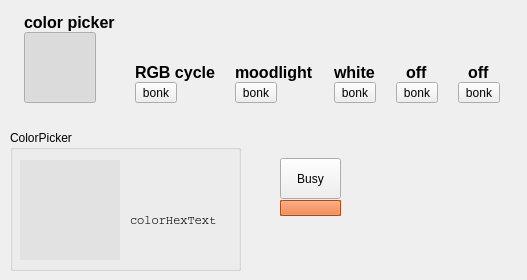
    <widget class="QWidget" name="tools">
     <attribute name="icon">
      <iconset resource="myresources.qrc">
       <normaloff>:/images/settings-gears-big.png</normaloff>:/images/settings-gears-big.png</iconset>
     </attribute>
     <attribute name="title">
      <string>Tools</string>
     </attribute>
     <widget class="QWidget" name="layoutWidget">
      <property name="geometry">
       <rect>
        <x>10</x>
        <y>10</y>
        <width>508</width>
        <height>93</height>
       </rect>
      </property>
      <layout class="QHBoxLayout" name="horizontalLayout">
       <item>
        <layout class="QVBoxLayout" name="verticalLayout_10">
         <property name="spacing">
          <number>0</number>
         </property>
         <property name="sizeConstraint">
          <enum>QLayout::SetNoConstraint</enum>
         </property>
         <item>
          <widget class="QLabel" name="label_30">
           <property name="font">
            <font>
             <family>Helvetica Neue</family>
             <pointsize>12</pointsize>
             <weight>75</weight>
             <bold>true</bold>
            </font>
           </property>
           <property name="text">
            <string>color picker</string>
           </property>
           <property name="alignment">
            <set>Qt::AlignBottom|Qt::AlignLeading|Qt::AlignLeft</set>
           </property>
          </widget>
         </item>
         <item>
          <widget class="QToolButton" name="buttonColorWheel">
           <property name="autoFillBackground">
            <bool>true</bool>
           </property>
           <property name="text">
            <string/>
           </property>
           <property name="icon">
            <iconset resource="myresources.qrc">
             <normaloff>:/images/gradient-circle.png</normaloff>:/images/gradient-circle.png</iconset>
           </property>
           <property name="iconSize">
            <size>
             <width>64</width>
             <height>64</height>
            </size>
           </property>
           <property name="checkable">
            <bool>true</bool>
           </property>
           <property name="checked">
            <bool>true</bool>
           </property>
           <property name="autoExclusive">
            <bool>true</bool>
           </property>
          </widget>
         </item>
        </layout>
       </item>
       <item>
        <layout class="QVBoxLayout" name="verticalLayout_11">
         <property name="spacing">
          <number>0</number>
         </property>
         <item alignment="Qt::AlignHCenter|Qt::AlignBottom">
          <widget class="QLabel" name="label_29">
           <property name="font">
            <font>
             <family>Helvetica Neue</family>
             <pointsize>12</pointsize>
             <weight>75</weight>
             <bold>true</bold>
            </font>
           </property>
           <property name="text">
            <string>RGB cycle</string>
           </property>
          </widget>
         </item>
         <item>
          <widget class="QToolButton" name="buttonRGBcycle">
           <property name="autoFillBackground">
            <bool>true</bool>
           </property>
           <property name="text">
            <string>bonk</string>
           </property>
           <property name="icon">
            <iconset resource="myresources.qrc">
             <normaloff>:/images/demo-rgb.png</normaloff>:/images/demo-rgb.png</iconset>
           </property>
           <property name="iconSize">
            <size>
             <width>64</width>
             <height>64</height>
            </size>
           </property>
           <property name="checkable">
            <bool>true</bool>
           </property>
           <property name="autoExclusive">
            <bool>true</bool>
           </property>
          </widget>
         </item>
        </layout>
       </item>
       <item>
        <layout class="QVBoxLayout" name="verticalLayout_12">
         <property name="spacing">
          <number>0</number>
         </property>
         <item alignment="Qt::AlignHCenter|Qt::AlignBottom">
          <widget class="QLabel" name="label_31">
           <property name="font">
            <font>
             <family>Helvetica Neue</family>
             <pointsize>12</pointsize>
             <weight>75</weight>
             <bold>true</bold>
            </font>
           </property>
           <property name="text">
            <string>moodlight</string>
           </property>
          </widget>
         </item>
         <item>
          <widget class="QToolButton" name="buttonMoodlight">
           <property name="autoFillBackground">
            <bool>true</bool>
           </property>
           <property name="text">
            <string>bonk</string>
           </property>
           <property name="icon">
            <iconset resource="myresources.qrc">
             <normaloff>:/images/demo-mood.png</normaloff>:/images/demo-mood.png</iconset>
           </property>
           <property name="iconSize">
            <size>
             <width>64</width>
             <height>64</height>
            </size>
           </property>
           <property name="checkable">
            <bool>true</bool>
           </property>
           <property name="autoExclusive">
            <bool>true</bool>
           </property>
          </widget>
         </item>
        </layout>
       </item>
       <item>
        <layout class="QVBoxLayout" name="verticalLayout_14">
         <property name="spacing">
          <number>0</number>
         </property>
         <item alignment="Qt::AlignHCenter|Qt::AlignBottom">
          <widget class="QLabel" name="label_33">
           <property name="font">
            <font>
             <family>Helvetica Neue</family>
             <pointsize>12</pointsize>
             <weight>75</weight>
             <bold>true</bold>
            </font>
           </property>
           <property name="text">
            <string>white</string>
           </property>
          </widget>
         </item>
         <item>
          <widget class="QToolButton" name="buttonWhite">
           <property name="autoFillBackground">
            <bool>true</bool>
           </property>
           <property name="text">
            <string>bonk</string>
           </property>
           <property name="icon">
            <iconset resource="myresources.qrc">
             <normaloff>:/images/demo-light-off.png</normaloff>:/images/demo-light-off.png</iconset>
           </property>
           <property name="iconSize">
            <size>
             <width>64</width>
             <height>64</height>
            </size>
           </property>
           <property name="checkable">
            <bool>true</bool>
           </property>
           <property name="autoExclusive">
            <bool>true</bool>
           </property>
          </widget>
         </item>
        </layout>
       </item>
       <item>
        <layout class="QVBoxLayout" name="verticalLayout_20">
         <property name="spacing">
          <number>0</number>
         </property>
         <item alignment="Qt::AlignHCenter|Qt::AlignBottom">
          <widget class="QLabel" name="label_39">
           <property name="font">
            <font>
             <family>Helvetica Neue</family>
             <pointsize>12</pointsize>
             <weight>75</weight>
             <bold>true</bold>
            </font>
           </property>
           <property name="text">
            <string>off</string>
           </property>
          </widget>
         </item>
         <item>
          <widget class="QToolButton" name="buttonOff">
           <property name="autoFillBackground">
            <bool>true</bool>
           </property>
           <property name="text">
            <string>bonk</string>
           </property>
           <property name="icon">
            <iconset resource="myresources.qrc">
             <normaloff>:/images/demo-light-off.png</normaloff>:/images/demo-light-off.png</iconset>
           </property>
           <property name="iconSize">
            <size>
             <width>64</width>
             <height>64</height>
            </size>
           </property>
           <property name="checkable">
            <bool>true</bool>
           </property>
           <property name="autoExclusive">
            <bool>true</bool>
           </property>
          </widget>
         </item>
        </layout>
       </item>
       <item>
        <layout class="QVBoxLayout" name="verticalLayout_21">
         <property name="spacing">
          <number>0</number>
         </property>
         <item alignment="Qt::AlignHCenter|Qt::AlignBottom">
          <widget class="QLabel" name="label_42">
           <property name="font">
            <font>
             <family>Helvetica Neue</family>
             <pointsize>12</pointsize>
             <weight>75</weight>
             <bold>true</bold>
            </font>
           </property>
           <property name="text">
            <string>off</string>
           </property>
          </widget>
         </item>
         <item>
          <widget class="QToolButton" name="buttonOff_2">
           <property name="autoFillBackground">
            <bool>true</bool>
           </property>
           <property name="text">
            <string>bonk</string>
           </property>
           <property name="icon">
            <iconset resource="myresources.qrc">
             <normaloff>:/images/demo-light-off.png</normaloff>:/images/demo-light-off.png</iconset>
           </property>
           <property name="iconSize">
            <size>
             <width>64</width>
             <height>64</height>
            </size>
           </property>
           <property name="checkable">
            <bool>true</bool>
           </property>
           <property name="autoExclusive">
            <bool>true</bool>
           </property>
          </widget>
         </item>
        </layout>
       </item>
      </layout>
     </widget>
     <widget class="QGroupBox" name="groupBox_2">
      <property name="geometry">
       <rect>
        <x>10</x>
        <y>130</y>
        <width>231</width>
        <height>141</height>
       </rect>
      </property>
      <property name="title">
       <string>ColorPicker</string>
      </property>
      <widget class="Color_Wheel" name="colorwheel" native="true">
       <property name="geometry">
        <rect>
         <x>10</x>
         <y>30</y>
         <width>100</width>
         <height>100</height>
        </rect>
       </property>
       <property name="minimumSize">
        <size>
         <width>100</width>
         <height>100</height>
        </size>
       </property>
       <property name="autoFillBackground">
        <bool>false</bool>
       </property>
       <property name="styleSheet">
        <string notr="true">background: rgb(226, 226, 226);</string>
       </property>
      </widget>
      <widget class="Color_Preview" name="colorpreview" native="true">
       <property name="geometry">
        <rect>
         <x>120</x>
         <y>30</y>
         <width>98</width>
         <height>40</height>
        </rect>
       </property>
       <property name="sizePolicy">
        <sizepolicy hsizetype="Preferred" vsizetype="Fixed">
         <horstretch>0</horstretch>
         <verstretch>0</verstretch>
        </sizepolicy>
       </property>
       <property name="minimumSize">
        <size>
         <width>0</width>
         <height>40</height>
        </size>
       </property>
      </widget>
      <widget class="QLabel" name="colorHexText">
       <property name="geometry">
        <rect>
         <x>120</x>
         <y>80</y>
         <width>101</width>
         <height>20</height>
        </rect>
       </property>
       <property name="font">
        <font>
         <family>Courier</family>
        </font>
       </property>
       <property name="text">
        <string>colorHexText</string>
       </property>
      </widget>
     </widget>
     <widget class="QToolButton" name="buttonBusy">
      <property name="geometry">
       <rect>
        <x>280</x>
        <y>158</y>
        <width>61</width>
        <height>41</height>
       </rect>
      </property>
      <property name="text">
       <string>Busy</string>
      </property>
      <property name="checkable">
       <bool>true</bool>
      </property>
      <property name="autoExclusive">
       <bool>true</bool>
      </property>
     </widget>
     <widget class="QToolButton" name="buttonBusyColorSpot">
      <property name="geometry">
       <rect>
        <x>280</x>
        <y>200</y>
        <width>61</width>
        <height>16</height>
       </rect>
      </property>
      <property name="palette">
       <palette>
        <active>
         <colorrole role="WindowText">
          <brush brushstyle="SolidPattern">
           <color alpha="255">
            <red>0</red>
            <green>0</green>
            <blue>0</blue>
           </color>
          </brush>
         </colorrole>
         <colorrole role="Button">
          <brush brushstyle="SolidPattern">
           <color alpha="255">
            <red>232</red>
            <green>105</green>
            <blue>38</blue>
           </color>
          </brush>
         </colorrole>
         <colorrole role="Light">
          <brush brushstyle="SolidPattern">
           <color alpha="255">
            <red>255</red>
            <green>176</green>
            <blue>135</blue>
           </color>
          </brush>
         </colorrole>
         <colorrole role="Midlight">
          <brush brushstyle="SolidPattern">
           <color alpha="255">
            <red>243</red>
            <green>140</green>
            <blue>86</blue>
           </color>
          </brush>
         </colorrole>
         <colorrole role="Dark">
          <brush brushstyle="SolidPattern">
           <color alpha="255">
            <red>116</red>
            <green>52</green>
            <blue>19</blue>
           </color>
          </brush>
         </colorrole>
         <colorrole role="Mid">
          <brush brushstyle="SolidPattern">
           <color alpha="255">
            <red>155</red>
            <green>70</green>
            <blue>25</blue>
           </color>
          </brush>
         </colorrole>
         <colorrole role="Text">
          <brush brushstyle="SolidPattern">
           <color alpha="255">
            <red>0</red>
            <green>0</green>
            <blue>0</blue>
           </color>
          </brush>
         </colorrole>
         <colorrole role="BrightText">
          <brush brushstyle="SolidPattern">
           <color alpha="255">
            <red>255</red>
            <green>255</green>
            <blue>255</blue>
           </color>
          </brush>
         </colorrole>
         <colorrole role="ButtonText">
          <brush brushstyle="SolidPattern">
           <color alpha="255">
            <red>0</red>
            <green>0</green>
            <blue>0</blue>
           </color>
          </brush>
         </colorrole>
         <colorrole role="Base">
          <brush brushstyle="SolidPattern">
           <color alpha="255">
            <red>255</red>
            <green>255</green>
            <blue>255</blue>
           </color>
          </brush>
         </colorrole>
         <colorrole role="Window">
          <brush brushstyle="SolidPattern">
           <color alpha="255">
            <red>232</red>
            <green>105</green>
            <blue>38</blue>
           </color>
          </brush>
         </colorrole>
         <colorrole role="Shadow">
          <brush brushstyle="SolidPattern">
           <color alpha="255">
            <red>0</red>
            <green>0</green>
            <blue>0</blue>
           </color>
          </brush>
         </colorrole>
         <colorrole role="AlternateBase">
          <brush brushstyle="SolidPattern">
           <color alpha="255">
            <red>243</red>
            <green>180</green>
            <blue>146</blue>
           </color>
          </brush>
         </colorrole>
         <colorrole role="ToolTipBase">
          <brush brushstyle="SolidPattern">
           <color alpha="255">
            <red>255</red>
            <green>255</green>
            <blue>220</blue>
           </color>
          </brush>
         </colorrole>
         <colorrole role="ToolTipText">
          <brush brushstyle="SolidPattern">
           <color alpha="255">
            <red>0</red>
            <green>0</green>
            <blue>0</blue>
           </color>
          </brush>
         </colorrole>
        </active>
        <inactive>
         <colorrole role="WindowText">
          <brush brushstyle="SolidPattern">
           <color alpha="255">
            <red>0</red>
            <green>0</green>
            <blue>0</blue>
           </color>
          </brush>
         </colorrole>
         <colorrole role="Button">
          <brush brushstyle="SolidPattern">
           <color alpha="255">
            <red>232</red>
            <green>105</green>
            <blue>38</blue>
           </color>
          </brush>
         </colorrole>
         <colorrole role="Light">
          <brush brushstyle="SolidPattern">
           <color alpha="255">
            <red>255</red>
            <green>176</green>
            <blue>135</blue>
           </color>
          </brush>
         </colorrole>
         <colorrole role="Midlight">
          <brush brushstyle="SolidPattern">
           <color alpha="255">
            <red>243</red>
            <green>140</green>
            <blue>86</blue>
           </color>
          </brush>
         </colorrole>
         <colorrole role="Dark">
          <brush brushstyle="SolidPattern">
           <color alpha="255">
            <red>116</red>
            <green>52</green>
            <blue>19</blue>
           </color>
          </brush>
         </colorrole>
         <colorrole role="Mid">
          <brush brushstyle="SolidPattern">
           <color alpha="255">
            <red>155</red>
            <green>70</green>
            <blue>25</blue>
           </color>
          </brush>
         </colorrole>
         <colorrole role="Text">
          <brush brushstyle="SolidPattern">
           <color alpha="255">
            <red>0</red>
            <green>0</green>
            <blue>0</blue>
           </color>
          </brush>
         </colorrole>
         <colorrole role="BrightText">
          <brush brushstyle="SolidPattern">
           <color alpha="255">
            <red>255</red>
            <green>255</green>
            <blue>255</blue>
           </color>
          </brush>
         </colorrole>
         <colorrole role="ButtonText">
          <brush brushstyle="SolidPattern">
           <color alpha="255">
            <red>0</red>
            <green>0</green>
            <blue>0</blue>
           </color>
          </brush>
         </colorrole>
         <colorrole role="Base">
          <brush brushstyle="SolidPattern">
           <color alpha="255">
            <red>255</red>
            <green>255</green>
            <blue>255</blue>
           </color>
          </brush>
         </colorrole>
         <colorrole role="Window">
          <brush brushstyle="SolidPattern">
           <color alpha="255">
            <red>232</red>
            <green>105</green>
            <blue>38</blue>
           </color>
          </brush>
         </colorrole>
         <colorrole role="Shadow">
          <brush brushstyle="SolidPattern">
           <color alpha="255">
            <red>0</red>
            <green>0</green>
            <blue>0</blue>
           </color>
          </brush>
         </colorrole>
         <colorrole role="AlternateBase">
          <brush brushstyle="SolidPattern">
           <color alpha="255">
            <red>243</red>
            <green>180</green>
            <blue>146</blue>
           </color>
          </brush>
         </colorrole>
         <colorrole role="ToolTipBase">
          <brush brushstyle="SolidPattern">
           <color alpha="255">
            <red>255</red>
            <green>255</green>
            <blue>220</blue>
           </color>
          </brush>
         </colorrole>
         <colorrole role="ToolTipText">
          <brush brushstyle="SolidPattern">
           <color alpha="255">
            <red>0</red>
            <green>0</green>
            <blue>0</blue>
           </color>
          </brush>
         </colorrole>
        </inactive>
        <disabled>
         <colorrole role="WindowText">
          <brush brushstyle="SolidPattern">
           <color alpha="255">
            <red>116</red>
            <green>52</green>
            <blue>19</blue>
           </color>
          </brush>
         </colorrole>
         <colorrole role="Button">
          <brush brushstyle="SolidPattern">
           <color alpha="255">
            <red>232</red>
            <green>105</green>
            <blue>38</blue>
           </color>
          </brush>
         </colorrole>
         <colorrole role="Light">
          <brush brushstyle="SolidPattern">
           <color alpha="255">
            <red>255</red>
            <green>176</green>
            <blue>135</blue>
           </color>
          </brush>
         </colorrole>
         <colorrole role="Midlight">
          <brush brushstyle="SolidPattern">
           <color alpha="255">
            <red>243</red>
            <green>140</green>
            <blue>86</blue>
           </color>
          </brush>
         </colorrole>
         <colorrole role="Dark">
          <brush brushstyle="SolidPattern">
           <color alpha="255">
            <red>116</red>
            <green>52</green>
            <blue>19</blue>
           </color>
          </brush>
         </colorrole>
         <colorrole role="Mid">
          <brush brushstyle="SolidPattern">
           <color alpha="255">
            <red>155</red>
            <green>70</green>
            <blue>25</blue>
           </color>
          </brush>
         </colorrole>
         <colorrole role="Text">
          <brush brushstyle="SolidPattern">
           <color alpha="255">
            <red>116</red>
            <green>52</green>
            <blue>19</blue>
           </color>
          </brush>
         </colorrole>
         <colorrole role="BrightText">
          <brush brushstyle="SolidPattern">
           <color alpha="255">
            <red>255</red>
            <green>255</green>
            <blue>255</blue>
           </color>
          </brush>
         </colorrole>
         <colorrole role="ButtonText">
          <brush brushstyle="SolidPattern">
           <color alpha="255">
            <red>116</red>
            <green>52</green>
            <blue>19</blue>
           </color>
          </brush>
         </colorrole>
         <colorrole role="Base">
          <brush brushstyle="SolidPattern">
           <color alpha="255">
            <red>232</red>
            <green>105</green>
            <blue>38</blue>
           </color>
          </brush>
         </colorrole>
         <colorrole role="Window">
          <brush brushstyle="SolidPattern">
           <color alpha="255">
            <red>232</red>
            <green>105</green>
            <blue>38</blue>
           </color>
          </brush>
         </colorrole>
         <colorrole role="Shadow">
          <brush brushstyle="SolidPattern">
           <color alpha="255">
            <red>0</red>
            <green>0</green>
            <blue>0</blue>
           </color>
          </brush>
         </colorrole>
         <colorrole role="AlternateBase">
          <brush brushstyle="SolidPattern">
           <color alpha="255">
            <red>232</red>
            <green>105</green>
            <blue>38</blue>
           </color>
          </brush>
         </colorrole>
         <colorrole role="ToolTipBase">
          <brush brushstyle="SolidPattern">
           <color alpha="255">
            <red>255</red>
            <green>255</green>
            <blue>220</blue>
           </color>
          </brush>
         </colorrole>
         <colorrole role="ToolTipText">
          <brush brushstyle="SolidPattern">
           <color alpha="255">
            <red>0</red>
            <green>0</green>
            <blue>0</blue>
           </color>
          </brush>
         </colorrole>
        </disabled>
       </palette>
      </property>
      <property name="autoFillBackground">
       <bool>true</bool>
      </property>
      <property name="text">
       <string/>
      </property>
      <property name="popupMode">
       <enum>QToolButton::InstantPopup</enum>
      </property>
      <property name="autoRaise">
       <bool>false</bool>
      </property>
     </widget>
    </widget>
